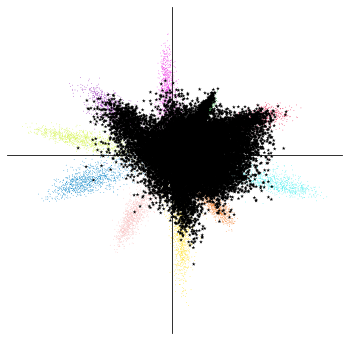
#> input picture Reducing-Network-Agnostophobia/MNIST/LeNet++/Final_Plots/Not_MNIST/Vanilla_0_2D_plot.png, 349 x 340 px
$ python utils.py
#> lines starting #> are read from the running program, lines starting #| are printed output that depends on the picture
import numpy as np
import matplotlib.pyplot as plt
import cv2


if __name__ == '__main__':
    f, axarr=plt.subplots(2,3)
    img = cv2.imread('LeNet++/Final_Plots/Not_MNIST/Vanilla_0_2D_plot.png')
#> img is the input picture: shape (340, 349, 3); mean B, G, R 223.7, 223.9, 224
    axarr[0,0].imshow(img)
    axarr[0,0].set_title('Softmax')
    axarr[0,0].axis('off')

    img = cv2.imread('LeNet++/Final_Plots/Not_MNIST/Ring_50.0_0_2D_plot.png')
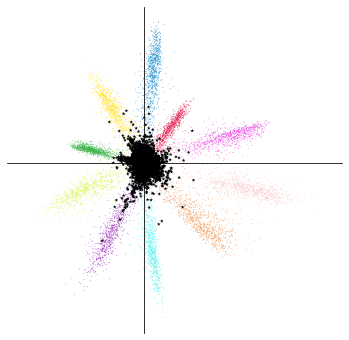
#> input picture Reducing-Network-Agnostophobia/MNIST/LeNet++/Final_Plots/Not_MNIST/Ring_50.0_0_2D_plot.png, 349 x 340 px
#> img is the input picture: shape (340, 349, 3); mean B, G, R 246.4, 246.8, 247.5
    axarr[0,1].imshow(img)
    axarr[0,1].set_title('Objectosphere')
    axarr[0,1].axis('off')

    img = cv2.imread('LeNet++/Final_Plots/Not_MNIST/Center_50.0_0_2D_plot.png')
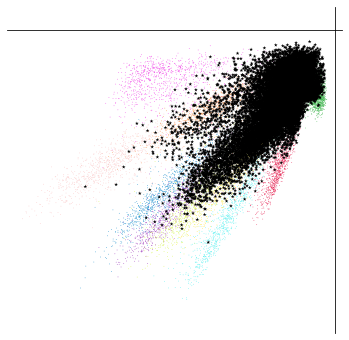
#> input picture Reducing-Network-Agnostophobia/MNIST/LeNet++/Final_Plots/Not_MNIST/Center_50.0_0_2D_plot.png, 349 x 340 px
#> img is the input picture: shape (340, 349, 3); mean B, G, R 227.5, 227.1, 227.8
    axarr[0,2].imshow(img)
    axarr[0,2].set_title('Center')
    axarr[0,2].axis('off')

    img = cv2.imread('LeNet++/Final_Plots/Not_MNIST/Vanilla_0_Hist.png')
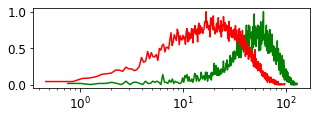
#> input picture Reducing-Network-Agnostophobia/MNIST/LeNet++/Final_Plots/Not_MNIST/Vanilla_0_Hist.png, 316 x 119 px
#> img is the input picture: shape (119, 316, 3); mean B, G, R 227.3, 233, 237.5
    axarr[1,0].imshow(img)
    axarr[1,0].set_title('Softmax')
    axarr[1,0].axis('off')

    img = cv2.imread('LeNet++/Final_Plots/Not_MNIST/Ring_50.0_0_Hist.png')
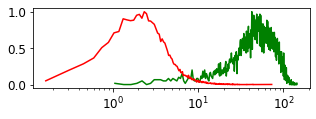
#> input picture Reducing-Network-Agnostophobia/MNIST/LeNet++/Final_Plots/Not_MNIST/Ring_50.0_0_Hist.png, 316 x 119 px
#> img is the input picture: shape (119, 316, 3); mean B, G, R 233.7, 239.6, 237.1
    axarr[1,1].imshow(img)
    axarr[1,1].set_title('Objectosphere')
    axarr[1,1].axis('off')

    img = cv2.imread('LeNet++/Final_Plots/Not_MNIST/Center_50.0_0_Hist.png')
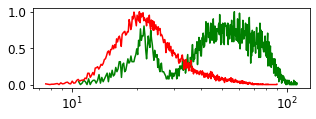
#> input picture Reducing-Network-Agnostophobia/MNIST/LeNet++/Final_Plots/Not_MNIST/Center_50.0_0_Hist.png, 316 x 119 px
#> img is the input picture: shape (119, 316, 3); mean B, G, R 223.8, 233, 231.2
    axarr[1,2].imshow(img)
    axarr[1,2].set_title('Center')
    axarr[1,2].axis('off')

    file_name = 'result_collage.png'
    plt.savefig(file_name, dpi=1200)
#> figure, not shown here; B, G, R data is drawn as R, G, B
    plt.show()
